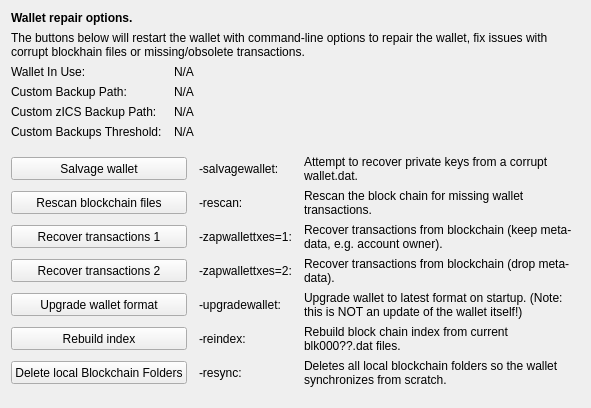
     <widget class="QWidget" name="tab_repair">
      <attribute name="title">
       <string>&amp;Wallet Repair</string>
      </attribute>
      <layout class="QGridLayout" name="gridLayout_4" columnstretch="0,0,0,0">
       <property name="horizontalSpacing">
        <number>12</number>
       </property>
       <item row="0" column="0" colspan="4">
        <widget class="QLabel" name="label_repair_header">
         <property name="font">
          <font>
           <weight>75</weight>
           <bold>true</bold>
          </font>
         </property>
         <property name="text">
          <string>Wallet repair options.</string>
         </property>
        </widget>
       </item>
       <item row="1" column="0" colspan="4">
        <widget class="QLabel" name="label_repair_helptext">
         <property name="font">
          <font>
           <weight>50</weight>
           <bold>false</bold>
          </font>
         </property>
         <property name="text">
          <string>The buttons below will restart the wallet with command-line options to repair the wallet, fix issues with corrupt blockhain files or missing/obsolete transactions.</string>
         </property>
         <property name="wordWrap">
          <bool>true</bool>
         </property>
        </widget>
       </item>
       <item row="2" column="0">
        <widget class="QLabel" name="wallet_path_label">
         <property name="text">
          <string>Wallet In Use:</string>
         </property>
        </widget>
       </item>
       <item row="2" column="1" colspan="3">
        <widget class="QLabel" name="wallet_path">
         <property name="cursor">
          <cursorShape>IBeamCursor</cursorShape>
         </property>
         <property name="text">
          <string>N/A</string>
         </property>
         <property name="textFormat">
          <enum>Qt::PlainText</enum>
         </property>
         <property name="textInteractionFlags">
          <set>Qt::LinksAccessibleByMouse|Qt::TextSelectableByKeyboard|Qt::TextSelectableByMouse</set>
         </property>
        </widget>
       </item>
       <item row="3" column="0">
        <widget class="QLabel" name="wallet_custombackuppath_label">
         <property name="visible">
          <bool>false</bool>
         </property>
         <property name="text">
          <string>Custom Backup Path:</string>
         </property>
        </widget>
       </item>
       <item row="3" column="1" colspan="3">
        <widget class="QLabel" name="wallet_custombackuppath">
         <property name="cursor">
          <cursorShape>IBeamCursor</cursorShape>
         </property>
         <property name="visible">
          <bool>false</bool>
         </property>
         <property name="text">
          <string>N/A</string>
         </property>
         <property name="textFormat">
          <enum>Qt::PlainText</enum>
         </property>
         <property name="textInteractionFlags">
          <set>Qt::LinksAccessibleByMouse|Qt::TextSelectableByKeyboard|Qt::TextSelectableByMouse</set>
         </property>
        </widget>
       </item>
       <item row="4" column="0">
        <widget class="QLabel" name="wallet_customzicsbackuppath_label">
         <property name="visible">
          <bool>false</bool>
         </property>
         <property name="text">
          <string>Custom zICS Backup Path:</string>
         </property>
        </widget>
       </item>
       <item row="4" column="1" colspan="3">
        <widget class="QLabel" name="wallet_customzicsbackuppath">
         <property name="cursor">
          <cursorShape>IBeamCursor</cursorShape>
         </property>
         <property name="visible">
          <bool>false</bool>
         </property>
         <property name="text">
          <string>N/A</string>
         </property>
         <property name="textFormat">
          <enum>Qt::PlainText</enum>
         </property>
         <property name="textInteractionFlags">
          <set>Qt::LinksAccessibleByMouse|Qt::TextSelectableByKeyboard|Qt::TextSelectableByMouse</set>
         </property>
        </widget>
       </item>
       <item row="5" column="0">
        <widget class="QLabel" name="wallet_custombackupthreshold_label">
         <property name="visible">
          <bool>false</bool>
         </property>
         <property name="text">
          <string>Custom Backups Threshold:</string>
         </property>
        </widget>
       </item>
       <item row="5" column="1" colspan="3">
        <widget class="QLabel" name="wallet_custombackupthreshold">
         <property name="cursor">
          <cursorShape>IBeamCursor</cursorShape>
         </property>
         <property name="visible">
          <bool>false</bool>
         </property>
         <property name="text">
          <string>N/A</string>
         </property>
         <property name="textFormat">
          <enum>Qt::PlainText</enum>
         </property>
         <property name="textInteractionFlags">
          <set>Qt::LinksAccessibleByMouse|Qt::TextSelectableByKeyboard|Qt::TextSelectableByMouse</set>
         </property>
        </widget>
       </item>
       <item row="6" column="0">
        <spacer name="verticalSpacer_repair1">
         <property name="orientation">
          <enum>Qt::Vertical</enum>
         </property>
         <property name="sizeHint" stdset="0">
          <size>
           <width>10</width>
           <height>10</height>
          </size>
         </property>
        </spacer>
       </item>
       <item row="7" column="0" colspan="2">
        <widget class="QPushButton" name="btn_salvagewallet">
         <property name="minimumSize">
          <size>
           <width>100</width>
           <height>23</height>
          </size>
         </property>
         <property name="text">
          <string>Salvage wallet</string>
         </property>
        </widget>
       </item>
       <item row="7" column="2">
        <widget class="QLabel" name="label_repair_salvage_command">
         <property name="text">
          <string notr="true">-salvagewallet:</string>
         </property>
        </widget>
       </item>
       <item row="7" column="3">
        <widget class="QLabel" name="label_repair_salvage">
         <property name="text">
          <string>Attempt to recover private keys from a corrupt wallet.dat.</string>
         </property>
         <property name="wordWrap">
          <bool>true</bool>
         </property>
        </widget>
       </item>
       <item row="8" column="0" colspan="2">
        <widget class="QPushButton" name="btn_rescan">
         <property name="minimumSize">
          <size>
           <width>100</width>
           <height>23</height>
          </size>
         </property>
         <property name="text">
          <string>Rescan blockchain files</string>
         </property>
        </widget>
       </item>
       <item row="8" column="2">
        <widget class="QLabel" name="label_repair_rescan_command">
         <property name="text">
          <string notr="true">-rescan:</string>
         </property>
        </widget>
       </item>
       <item row="8" column="3">
        <widget class="QLabel" name="label_repair_rescan">
         <property name="text">
          <string>Rescan the block chain for missing wallet transactions.</string>
         </property>
         <property name="wordWrap">
          <bool>true</bool>
         </property>
        </widget>
       </item>
       <item row="9" column="0" colspan="2">
        <widget class="QPushButton" name="btn_zapwallettxes1">
         <property name="minimumSize">
          <size>
           <width>100</width>
           <height>23</height>
          </size>
         </property>
         <property name="text">
          <string>Recover transactions 1</string>
         </property>
        </widget>
       </item>
       <item row="9" column="2">
        <widget class="QLabel" name="label_repair_zap1_command">
         <property name="text">
          <string notr="true">-zapwallettxes=1:</string>
         </property>
        </widget>
       </item>
       <item row="9" column="3">
        <widget class="QLabel" name="label_repair_zap1">
         <property name="text">
          <string>Recover transactions from blockchain (keep meta-data, e.g. account owner).</string>
         </property>
         <property name="wordWrap">
          <bool>true</bool>
         </property>
        </widget>
       </item>
       <item row="10" column="0" colspan="2">
        <widget class="QPushButton" name="btn_zapwallettxes2">
         <property name="minimumSize">
          <size>
           <width>100</width>
           <height>23</height>
          </size>
         </property>
         <property name="text">
          <string>Recover transactions 2</string>
         </property>
        </widget>
       </item>
       <item row="10" column="2">
        <widget class="QLabel" name="label_repair_zap2_command">
         <property name="text">
          <string notr="true">-zapwallettxes=2:</string>
         </property>
        </widget>
       </item>
       <item row="10" column="3">
        <widget class="QLabel" name="label_repair_zap2">
         <property name="text">
          <string>Recover transactions from blockchain (drop meta-data).</string>
         </property>
         <property name="wordWrap">
          <bool>true</bool>
         </property>
        </widget>
       </item>
       <item row="11" column="0" colspan="2">
        <widget class="QPushButton" name="btn_upgradewallet">
         <property name="minimumSize">
          <size>
           <width>100</width>
           <height>23</height>
          </size>
         </property>
         <property name="text">
          <string>Upgrade wallet format</string>
         </property>
        </widget>
       </item>
       <item row="11" column="2">
        <widget class="QLabel" name="label_repair_upgrade_command">
         <property name="text">
          <string notr="true">-upgradewallet:</string>
         </property>
        </widget>
       </item>
       <item row="11" column="3">
        <widget class="QLabel" name="label_repair_upgrade">
         <property name="text">
          <string>Upgrade wallet to latest format on startup. (Note: this is NOT an update of the wallet itself!)</string>
         </property>
         <property name="wordWrap">
          <bool>true</bool>
         </property>
        </widget>
       </item>
       <item row="12" column="0" colspan="2">
        <widget class="QPushButton" name="btn_reindex">
         <property name="minimumSize">
          <size>
           <width>100</width>
           <height>23</height>
          </size>
         </property>
         <property name="text">
          <string>Rebuild index</string>
         </property>
        </widget>
       </item>
       <item row="12" column="2">
        <widget class="QLabel" name="label_repair_reindex_command">
         <property name="text">
          <string notr="true">-reindex:</string>
         </property>
        </widget>
       </item>
       <item row="12" column="3">
        <widget class="QLabel" name="label_repair_reindex">
         <property name="text">
          <string>Rebuild block chain index from current blk000??.dat files.</string>
         </property>
         <property name="wordWrap">
          <bool>true</bool>
         </property>
        </widget>
       </item>
       <item row="13" column="0" colspan="2">
        <widget class="QPushButton" name="btn_resync">
         <property name="minimumSize">
          <size>
           <width>100</width>
           <height>23</height>
          </size>
         </property>
         <property name="text">
          <string>Delete local Blockchain Folders</string>
         </property>
        </widget>
       </item>
       <item row="13" column="2">
        <widget class="QLabel" name="label_repair_resync_command">
         <property name="text">
          <string>-resync:</string>
         </property>
        </widget>
       </item>
       <item row="13" column="3">
        <widget class="QLabel" name="label_repair_resync">
         <property name="text">
          <string>Deletes all local blockchain folders so the wallet synchronizes from scratch.</string>
         </property>
         <property name="wordWrap">
          <bool>true</bool>
         </property>
        </widget>
       </item>
       <item row="14" column="0">
        <spacer name="verticalSpacer_repair2">
         <property name="orientation">
          <enum>Qt::Vertical</enum>
         </property>
         <property name="sizeHint" stdset="0">
          <size>
           <width>20</width>
           <height>10</height>
          </size>
         </property>
        </spacer>
       </item>
      </layout>
     </widget>
